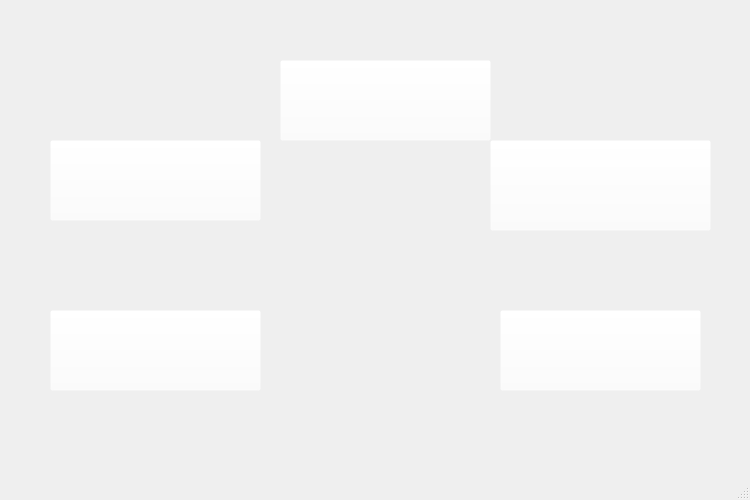
<?xml version="1.0" encoding="UTF-8"?>
<ui version="4.0">
 <class>widget</class>
 <widget class="QMainWindow" name="widget">
  <property name="geometry">
   <rect>
    <x>0</x>
    <y>0</y>
    <width>750</width>
    <height>500</height>
   </rect>
  </property>
  <property name="windowTitle">
   <string>MainWindow</string>
  </property>
  <widget class="QWidget" name="centralwidget">
   <widget class="QPushButton" name="pushButton_formation">
    <property name="geometry">
     <rect>
      <x>500</x>
      <y>310</y>
      <width>201</width>
      <height>81</height>
     </rect>
    </property>
    <property name="styleSheet">
     <string notr="true">background-color: rgba(255, 255, 255, 0);
</string>
    </property>
    <property name="text">
     <string/>
    </property>
   </widget>
   <widget class="QPushButton" name="pushButton_contract">
    <property name="geometry">
     <rect>
      <x>50</x>
      <y>140</y>
      <width>211</width>
      <height>81</height>
     </rect>
    </property>
    <property name="styleSheet">
     <string notr="true">background-color: rgba(255, 255, 255, 0);
</string>
    </property>
    <property name="text">
     <string/>
    </property>
   </widget>
   <widget class="QPushButton" name="pushButton_auditeur">
    <property name="geometry">
     <rect>
      <x>280</x>
      <y>60</y>
      <width>211</width>
      <height>81</height>
     </rect>
    </property>
    <property name="styleSheet">
     <string notr="true">background-color: rgba(255, 255, 255, 0);
</string>
    </property>
    <property name="text">
     <string/>
    </property>
   </widget>
   <widget class="QPushButton" name="pushButton_certificat">
    <property name="geometry">
     <rect>
      <x>50</x>
      <y>310</y>
      <width>211</width>
      <height>81</height>
     </rect>
    </property>
    <property name="styleSheet">
     <string notr="true">background-color: rgba(255, 255, 255, 0);
</string>
    </property>
    <property name="text">
     <string/>
    </property>
   </widget>
   <widget class="QPushButton" name="pushButton_mission">
    <property name="geometry">
     <rect>
      <x>490</x>
      <y>140</y>
      <width>221</width>
      <height>91</height>
     </rect>
    </property>
    <property name="styleSheet">
     <string notr="true">background-color: rgba(255, 255, 255, 0);
</string>
    </property>
    <property name="text">
     <string/>
    </property>
   </widget>
   <widget class="QLabel" name="label">
    <property name="geometry">
     <rect>
      <x>0</x>
      <y>-10</y>
      <width>751</width>
      <height>481</height>
     </rect>
    </property>
    <property name="text">
     <string/>
    </property>
    <property name="pixmap">
     <pixmap resource="resource.qrc">:/new/houssem/res/gesytion de contrat.png</pixmap>
    </property>
   </widget>
   <zorder>label</zorder>
   <zorder>pushButton_formation</zorder>
   <zorder>pushButton_contract</zorder>
   <zorder>pushButton_auditeur</zorder>
   <zorder>pushButton_certificat</zorder>
   <zorder>pushButton_mission</zorder>
  </widget>
  <widget class="QMenuBar" name="menubar">
   <property name="geometry">
    <rect>
     <x>0</x>
     <y>0</y>
     <width>750</width>
     <height>26</height>
    </rect>
   </property>
  </widget>
  <widget class="QStatusBar" name="statusbar"/>
 </widget>
 <resources>
  <include location="resource.qrc"/>
 </resources>
 <connections/>
</ui>
